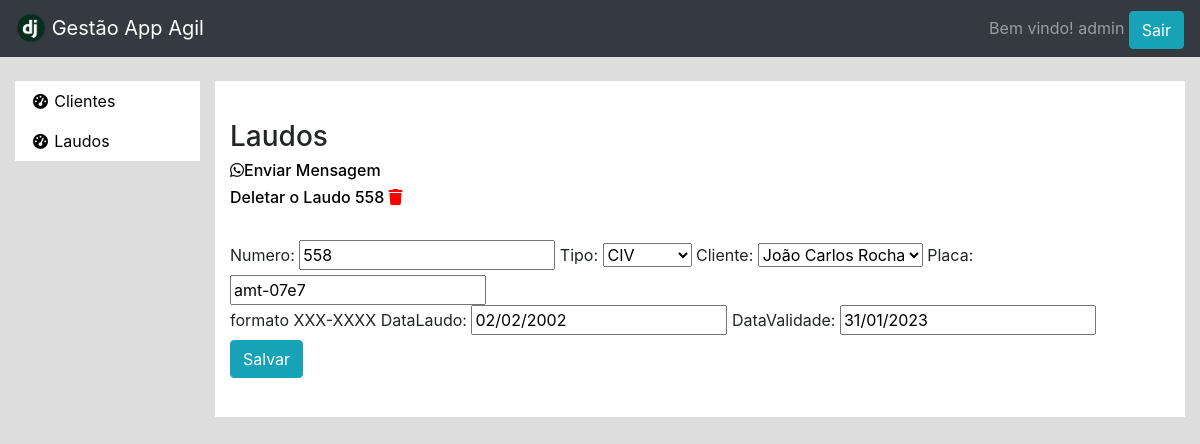
The app's page /clientes/laudo_update/7/ (signed in), older data.
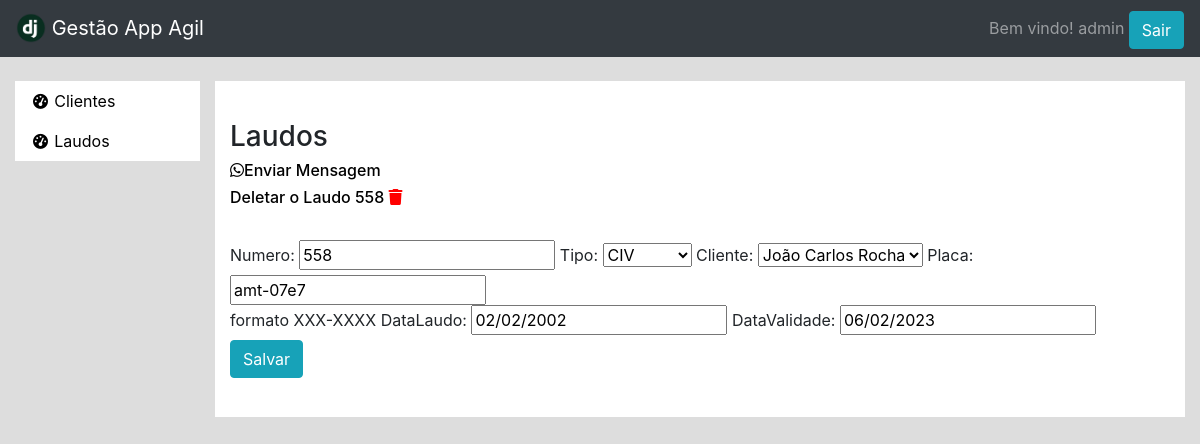
The same page, newer data.
### clientes/models.py (models this page shows, shortened)
class Laudo(models.Model):
    CIPP = 'CIPP'
    CIV = 'CIV'
    DATE_INPUT_FORMATS = ['%d/%m/%Y']
    numero = models.IntegerField(unique=True)
    cliente = models.ForeignKey(Person, on_delete=models.CASCADE, null=True, blank=True)
    tipo = models.CharField(max_length=4, choices=[(CIV, 'CIV'),(CIPP, 'CIPP')])
    dataLaudo = models.DateField()
    placa = models.CharField(help_text="formato XXX-XXXX", max_length=8)
    dataValidade = models.DateField()

### clientes/views.py (the view)
# urls.py: path('laudo_update/<int:pk>/', login_required(LaudoUpdate.as_view()), name="laudo_update"),
class LaudoUpdate(UpdateView):
    model = Laudo
    fields = ['numero','tipo','cliente', 'placa','dataLaudo','dataValidade']
    success_url = reverse_lazy('laudo_list')

### clientes/models.py (called while the page is built)
    def __str__(self):
        return self.name

### clientes/templates/clientes/laudo_form.html (shortened to what this page needs)
{% extends 'base.html' %}
{% load bootstrap %}
{% block main %}
    <br/>
    <div class="row">
        <div class="col-12">
            <h3>Laudos</h3>
                {% if laudo != None  %}
                    <a href="{% url 'prepare' laudo.pk %}"><h6><i class="fa-brands fa-whatsapp"></i>Enviar  Mensagem</h6></a>
                    <a href="{% url 'laudo_delete' laudo.id %}"
                        onclick="return confirm('Você tem certeza que quer deletar ?')">
                        <h6>Deletar o Laudo {{ laudo.numero }}
                        <i class="fa-solid fa-trash icon_delete"></i></h6>
                    </a>
                {% endif %}
                <br/>
            <form action="" method="post" enctype="multipart/form-data">
                {{form|bootstrap}}
                <input type="submit" class="btn btn-info" value="Salvar"/>
            </form>
            <br/>
        </div>
    </div>
{% endblock %}

Row changes from the older to the newer data that the page shows:
changed Laudo "CIV": dataValidade "31/01/2023" → "06/02/2023"
